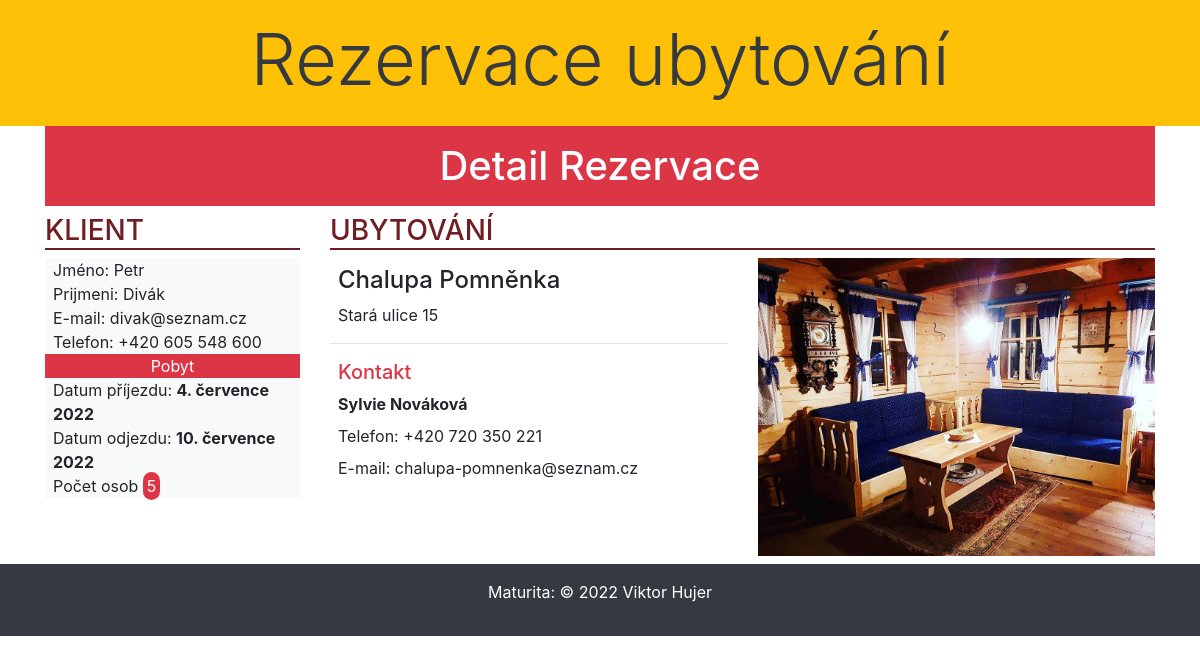
The app's page /rezervace/seznam/2 with its own data.
### rezervace/models.py (models this page shows, shortened)
class Rezervace(models.Model):
    klient = models.ForeignKey('Klient', on_delete=models.CASCADE, verbose_name='Jméno klienta')
    ubytovani = models.ForeignKey('Ubytovani', on_delete=models.CASCADE, verbose_name='Název ubytování')
    zacatek_pobytu = models.DateField(auto_now=False, auto_now_add=False, verbose_name='Začátek pobytu', help_text='Zadejte datum začátku pobytu')
    konec_pobytu = models.DateField(auto_now=False, auto_now_add=False, verbose_name='Konec pobytu', help_text='Zadejte datum konce pobytu')
    pocet_osob = models.PositiveIntegerField(validators=[MinValueValidator(1), MaxValueValidator(9)],verbose_name='Počet osob', help_text='Zadejte požadovaný počet ubytovaných osob (max. 9)')
    info = models.TextField(blank=True, verbose_name='Informace od klienta', help_text='Zde můžete zadat další informace nebo požadavky')
    class Meta:
        ordering = ['zacatek_pobytu', 'klient']
        verbose_name = 'Rezervace'
        verbose_name_plural = 'Rezervace'

class Klient(models.Model):
    jmeno = models.CharField(max_length=50, verbose_name='Jméno klienta', help_text='Zadejte jméno klienta',
                             error_messages={'blank': 'Jméno klienta musí být vyplněno'})
    prijmeni = models.CharField(max_length=50, verbose_name='Příjmení klienta', help_text='Zadejte příjmení klienta',
                                error_messages={'blank': 'Příjmení klienta musí být vyplněno'})
    email = models.EmailField(unique=True, verbose_name='Email klienta', help_text='Zadejte e-mail klienta',
                              error_messages={'unique': 'E-mailová adresa musí být jedinečná', 'invalid': 'Neplatná e-mailová adresa',
                                              'blank': 'Pole nesmí být prázdné'})
    telefon = models.CharField(max_length=16, verbose_name='Telefon klienta', help_text='Zadejte telefon v podobě: +420 777 777 777',
                               blank=True, validators=[TELEFON_REGEX])
    class Meta:
        ordering = ['prijmeni', 'jmeno']
        verbose_name = 'Klient'
        verbose_name_plural = 'Klienti'

class Ubytovani(models.Model):
    oznaceni = models.CharField(max_length=100, verbose_name='Označení ubytování', help_text='Zadejte vhodné označení ubytování')
    adresa = models.CharField(max_length=100, verbose_name='Adresa', help_text='Zadejte ulici a číslo popisné (orientační)')
    misto = models.CharField(max_length=50, verbose_name='Město/obec', help_text='Zadejte název města nebo obce')
    psc = models.PositiveIntegerField(verbose_name='PSČ', help_text='Zadejte poštovní směrovací číslo (bez mezery)', validators=[PSC_REGEX])
    kontakt = models.CharField(max_length=50, verbose_name='Kontaktní osoba', help_text='Zadejte jméno a příjmení kontaktní osoby')
    telefon = models.CharField(max_length=16, verbose_name='Telefon', validators=[TELEFON_REGEX],
                               help_text='Zadejte telefon v podobě: +420 777 777 777',
                               error_messages={'blank': 'Telefonní číslo musí být vyplněno'})
    email = models.EmailField(unique=True, verbose_name='Email', help_text='Zadejte e-mail ubytování (kontaktní osoby)',
                              error_messages={'unique': 'E-mailová adresa musí být jedinečná', 'invalid':'Neplatná e-mailová adresa',
                                              'blank': 'Pole nesmí být prázdné'})
    popis = models.TextField(verbose_name='Popis ubytování', help_text='Zadejte podrobnější informace o ubytování')
    pocet_pokoju = models.PositiveSmallIntegerField(verbose_name='Počet pokojů', help_text='Zadejte číselný údaj o počtu pokojů')
    vybaveni = models.ManyToManyField(Vybaveni)
    class Meta:
        ordering = ['oznaceni']
        verbose_name = 'Ubytování'
        verbose_name_plural = 'Ubytování'

class Foto(models.Model):
    fotka = models.ImageField(upload_to=get_image_path, verbose_name='Fotografie')
    ubytovani = models.ForeignKey('Ubytovani', null=True, on_delete=models.SET_NULL, verbose_name='Název ubytování')
    popis = models.CharField(max_length=200, verbose_name='Popis fotky')
    class Meta:
        ordering = ['popis']
        verbose_name = 'Foto'
        verbose_name_plural = 'Fota'

### rezervace/views.py (the view, shortened to what this page needs)
# urls.py: path('seznam/<int:pk>', views.seznamDetailView.as_view(), name='seznam_detail'),
class seznamDetailView(DetailView):
    model = Rezervace
    context_object_name = 'rezervace_context2'
    template_name = 'list/rezervace_detail.html'

### rezervace/templates/list/rezervace_detail.html
{% extends 'base.html' %}
{% load static %}
{% block content %}
    <h1 class="bg-danger text-white text-capitalize text-center p-3">Detail rezervace</h1>
    <div class="row  mb-2">
        <div class="col-md-3">
            <h3>Klient</h3>
            <div class="bg-light">
                <div class="ml-2">Jméno: {{ rezervace_context2.klient.jmeno }}</div>
                <div class="ml-2">Prijmeni: {{ rezervace_context2.klient.prijmeni }}</div>
                <div class="ml-2">E-mail: {{ rezervace_context2.klient.email }}</div>
                <div class="ml-2">Telefon: {{ rezervace_context2.klient.telefon }}</div>
                <div class="bg-danger pd-3 text-center"><span class="text-white ">Pobyt</span></div>
                <div class="ml-2">Datum příjezdu: <strong>{{ rezervace_context2.zacatek_pobytu }}</strong></div>
                <div class="ml-2">Datum odjezdu: <strong>{{ rezervace_context2.konec_pobytu }}</strong></div>
                <div class="ml-2">Počet osob <span class="bg-danger rounded-pill text-white p-1">{{ rezervace_context2.pocet_osob }}</span></div>
            </div>
        </div>
        <div class="col-md-9">
            <h3>Ubytování</h3>
            <div class="row">
                <div class="col-md-6 text-left">
                    <h4 class="m-2">{{ rezervace_context2.ubytovani.oznaceni }}</h4>
                    <div class="m-2">{{ rezervace_context2.ubytovani.adresa }}</div>
                     <hr>
                    <h5 class="text-danger m-2">Kontakt</h5>
                    <div class="m-2"><strong>{{ rezervace_context2.ubytovani.kontakt }}</strong></div>
                    <div class="m-2">Telefon: {{ rezervace_context2.ubytovani.telefon }}</div>
                    <div class="m-2">E-mail: {{ rezervace_context2.ubytovani.email}}</div>
                </div>
                <div class="col-md-6">
                    <img class="img-fluid" src="{{ rezervace_context2.ubytovani.foto_set.first.fotka.url }}">
                </div>
            </div>
        </div>
    </div>
{% endblock %}

### rezervace/static/css/styles.css (style rules this page uses)
h3 { text-transform: uppercase; color: #721c24; border-bottom: 2px solid #721c24; }

### records on screen
Rezervace: klient.jmeno "Petr", klient.prijmeni "Divák", klient.email "divak@seznam.cz", klient.telefon "+420 605 548 600", zacatek_pobytu "4. července 2022", konec_pobytu "10. července 2022", pocet_osob "5", ubytovani.oznaceni "Chalupa Pomněnka", ubytovani.adresa "Stará ulice 15", ubytovani.kontakt "Sylvie Nováková", ubytovani.telefon "+420 720 350 221", ubytovani.email "chalupa-pomnenka@seznam.cz", ubytovani.foto_set.first.fotka (picture)
